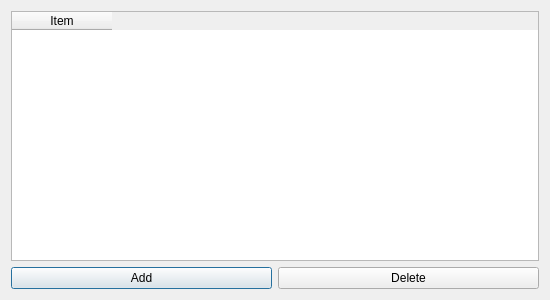
<?xml version="1.0" encoding="UTF-8"?>
<ui version="4.0">
 <class>Dialog</class>
 <widget class="QDialog" name="Dialog">
  <property name="windowModality">
   <enum>Qt::ApplicationModal</enum>
  </property>
  <property name="geometry">
   <rect>
    <x>0</x>
    <y>0</y>
    <width>550</width>
    <height>300</height>
   </rect>
  </property>
  <property name="windowTitle">
   <string>Items</string>
  </property>
  <property name="modal">
   <bool>false</bool>
  </property>
  <layout class="QVBoxLayout" name="verticalLayout">
   <item>
    <widget class="QTableWidget" name="connectedItems">
     <column>
      <property name="text">
       <string>Item</string>
      </property>
     </column>
    </widget>
   </item>
   <item>
    <layout class="QHBoxLayout" name="horizontalLayout">
     <item>
      <widget class="QPushButton" name="addButton">
       <property name="text">
        <string>Add</string>
       </property>
      </widget>
     </item>
     <item>
      <widget class="QPushButton" name="deleteButton">
       <property name="text">
        <string>Delete</string>
       </property>
      </widget>
     </item>
    </layout>
   </item>
  </layout>
 </widget>
 <resources/>
 <connections/>
</ui>
